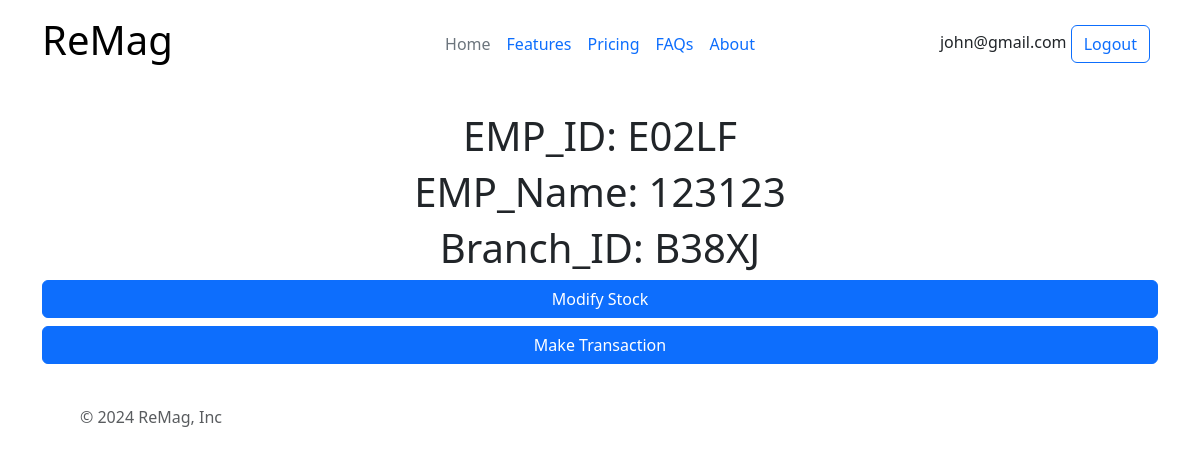
Screenshot of /emp-page (signed in) with the database file from the repository.
### all/models.py (models this page shows, shortened)
class Employee(models.Model):
    emp_id=models.CharField(primary_key=True,max_length=5)
    b_id=models.ForeignKey(Branch,on_delete=models.CASCADE)
    emp_name=models.CharField(max_length=40,null=False)
    emp_phone_no=models.IntegerField(null=False)
    department=models.CharField(max_length=30)
    dob=models.DateField(null=False)
    salary=models.IntegerField(null=False)
    emp_email=models.CharField(null=False,max_length=30)
    emp_password=models.CharField(null=False,max_length=200)

class Branch(models.Model):
    b_id=models.CharField(primary_key=True,max_length=5)
    company=models.ForeignKey(Company, on_delete=models.CASCADE)
    b_address=models.CharField(null=False,max_length=200)
    b_phone_no=models.IntegerField(null=False)

### all/views.py (the view)
# urls.py: path("emp-page", views.emp_page, name="emp-page"),
def emp_page(request):
    context={}
    if 'emp' in request.session:
        user = Employee.objects.filter(emp_id=request.session['emp'])
        if len(user)>0:
            context['email']=request.session['email']
            context['emp']=user[0]
            context['branch']=user[0].b_id
            return render(request,"all/employee-page.html",context=context)
    return redirect("/loginemp")

### all/templates/all/employee-page.html (shortened to what this page needs)
{% extends "all/base.html" %}
{% block content %}
<h3>EMP_ID: {{emp.emp_id}}</h3>
<h3>EMP_Name: {{emp.emp_name}}</h3>
<h3>Branch_ID: {{branch.b_id}}</h3>
<div class="d-grid gap-2">
    <button class="btn btn-primary" type="button" onclick="location.href = '/modify-stock-emp';">Modify Stock</button>
    <button class="btn btn-primary" type="button" onclick="location.href = '/transaction';">Make Transaction</button>
  </div>
{% endblock %}

### all/templates/all/base.html (shortened to what this page needs)
{% load static %}
<!DOCTYPE html>
<head>
    <link href="https://cdn.jsdelivr.net/npm/bootstrap@5.3.3/dist/css/bootstrap.min.css" rel="stylesheet">
    <link href="{% static 'all/styles/styles1.css' %}" rel="stylesheet">
</head>
<body>
   <div class="container">
    <header class="d-flex flex-wrap align-items-center justify-content-center justify-content-md-between py-3 mb-4">
      <div class="col-md-3 mb-2 mb-md-0">
        <a href="/" class="d-inline-flex link-body-emphasis text-decoration-none">
            <h3>ReMag</h3>
        </a>
      </div>
      <ul class="nav col-12 col-md-auto mb-2 justify-content-center mb-md-0">
        <li><a href="#" class="nav-link px-2 link-secondary">Home</a></li>
        <li><a href="#" class="nav-link px-2">Features</a></li>
        <li><a href="#" class="nav-link px-2">Pricing</a></li>
        <li><a href="#" class="nav-link px-2">FAQs</a></li>
        <li><a href="#" class="nav-link px-2">About</a></li>
      </ul>
      {% if email %}
      <div class="col-md-3 text-end">
        {{email}}
        <button type="button" class="btn btn-outline-primary me-2" onclick="location.href = '/logout';">Logout</button>
      </div>
      {% endif %}
    </header>
  </div>
  <div class="container">
    {% block content %}
    {% endblock %}
  </div>
  <div class="container">
    <footer class="d-flex flex-wrap justify-content-between align-items-center py-3 my-4">
      <div class="col-md-4 d-flex align-items-center">
        <a href="/" class="mb-3 me-2 mb-md-0 text-body-secondary text-decoration-none lh-1">
          <svg class="bi" width="30" height="24"><use xlink:href="#bootstrap"></use></svg>
        </a>
        <span class="mb-3 mb-md-0 text-body-secondary">© 2024 ReMag, Inc</span>
      </div>
      <ul class="nav col-md-4 justify-content-end list-unstyled d-flex">
        <li class="ms-3"><a class="text-body-secondary" href="#"><svg class="bi" width="24" height="24"><use xlink:href="#twitter"></use></svg></a></li>
        <li class="ms-3"><a class="text-body-secondary" href="#"><svg class="bi" width="24" height="24"><use xlink:href="#instagram"></use></svg></a></li>
        <li class="ms-3"><a class="text-body-secondary" href="#"><svg class="bi" width="24" height="24"><use xlink:href="#facebook"></use></svg></a></li>
      </ul>
    </footer>
  </div>
</body>

### all/static/all/styles/styles1.css (style rules this page uses)
h1,h2,h3 { text-align: center; font-size: 40px; }

### rows the page displays
Employee: emp_email "john@gmail.com", emp_id "E02LF", emp_name "123123"
Branch: b_id "B38XJ"
